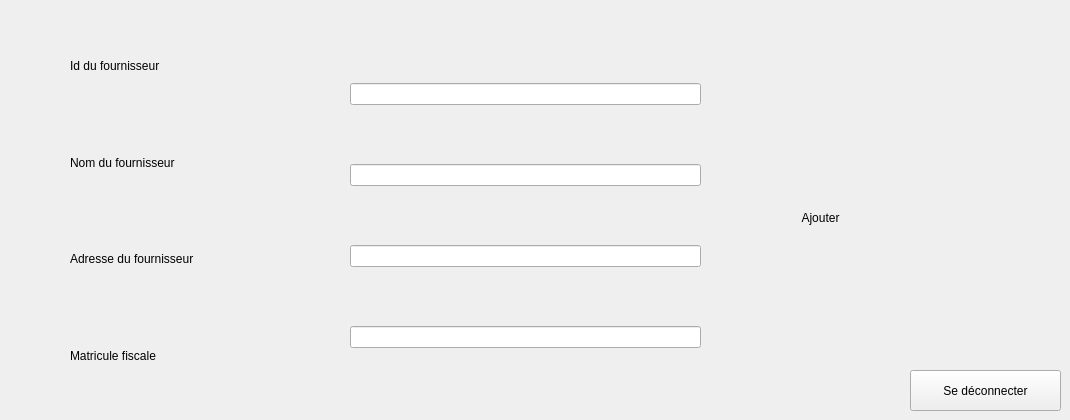
        <widget class="QWidget" name="tab_12">
         <attribute name="title">
          <string>Ajouter un fournisseur</string>
         </attribute>
         <widget class="QWidget" name="verticalLayoutWidget_9">
          <property name="geometry">
           <rect>
            <x>70</x>
            <y>20</y>
            <width>241</width>
            <height>381</height>
           </rect>
          </property>
          <layout class="QVBoxLayout" name="verticalLayout_9">
           <item>
            <widget class="QLabel" name="label_24">
             <property name="styleSheet">
              <string notr="true">font: 10pt &quot;MS Shell Dlg 2&quot;;
background-color: transparent;
background: none;
border: none;
background-repeat: none;</string>
             </property>
             <property name="text">
              <string>Id du fournisseur</string>
             </property>
            </widget>
           </item>
           <item>
            <widget class="QLabel" name="label_25">
             <property name="styleSheet">
              <string notr="true">font: 10pt &quot;MS Shell Dlg 2&quot;;
background-color: transparent;
background: none;
border: none;
background-repeat: none;</string>
             </property>
             <property name="text">
              <string>Nom du fournisseur</string>
             </property>
            </widget>
           </item>
           <item>
            <widget class="QLabel" name="label_26">
             <property name="styleSheet">
              <string notr="true">font: 10pt &quot;MS Shell Dlg 2&quot;;
background-color: transparent;
background: none;
border: none;
background-repeat: none;</string>
             </property>
             <property name="text">
              <string>Adresse du fournisseur</string>
             </property>
            </widget>
           </item>
           <item>
            <widget class="QLabel" name="label_27">
             <property name="styleSheet">
              <string notr="true">font: 10pt &quot;MS Shell Dlg 2&quot;;
background-color: transparent;
background: none;
border: none;
background-repeat: none;</string>
             </property>
             <property name="text">
              <string>Matricule fiscale</string>
             </property>
            </widget>
           </item>
          </layout>
         </widget>
         <widget class="QWidget" name="verticalLayoutWidget_10">
          <property name="geometry">
           <rect>
            <x>350</x>
            <y>30</y>
            <width>351</width>
            <height>371</height>
           </rect>
          </property>
          <layout class="QVBoxLayout" name="verticalLayout_10">
           <item>
            <widget class="QLineEdit" name="le_id_2"/>
           </item>
           <item>
            <widget class="QLineEdit" name="le_nom_2"/>
           </item>
           <item>
            <widget class="QLineEdit" name="le_adresse_2"/>
           </item>
           <item>
            <widget class="QLineEdit" name="le_matricule_2"/>
           </item>
          </layout>
         </widget>
         <widget class="QPushButton" name="p_ajouter_2">
          <property name="geometry">
           <rect>
            <x>750</x>
            <y>197</y>
            <width>141</width>
            <height>41</height>
           </rect>
          </property>
          <property name="styleSheet">
           <string notr="true">background-color: transparent;
background: none;
border: none;
background-repeat: none;
border-image: url(:/new/prefix1/buttons_PNG167.png);</string>
          </property>
          <property name="text">
           <string>Ajouter</string>
          </property>
         </widget>
         <widget class="QPushButton" name="deconnexion">
          <property name="geometry">
           <rect>
            <x>910</x>
            <y>370</y>
            <width>151</width>
            <height>41</height>
           </rect>
          </property>
          <property name="text">
           <string>Se déconnecter</string>
          </property>
         </widget>
         <widget class="QLabel" name="DigitalClock">
          <property name="geometry">
           <rect>
            <x>860</x>
            <y>110</y>
            <width>171</width>
            <height>61</height>
           </rect>
          </property>
          <property name="text">
           <string/>
          </property>
         </widget>
        </widget>
